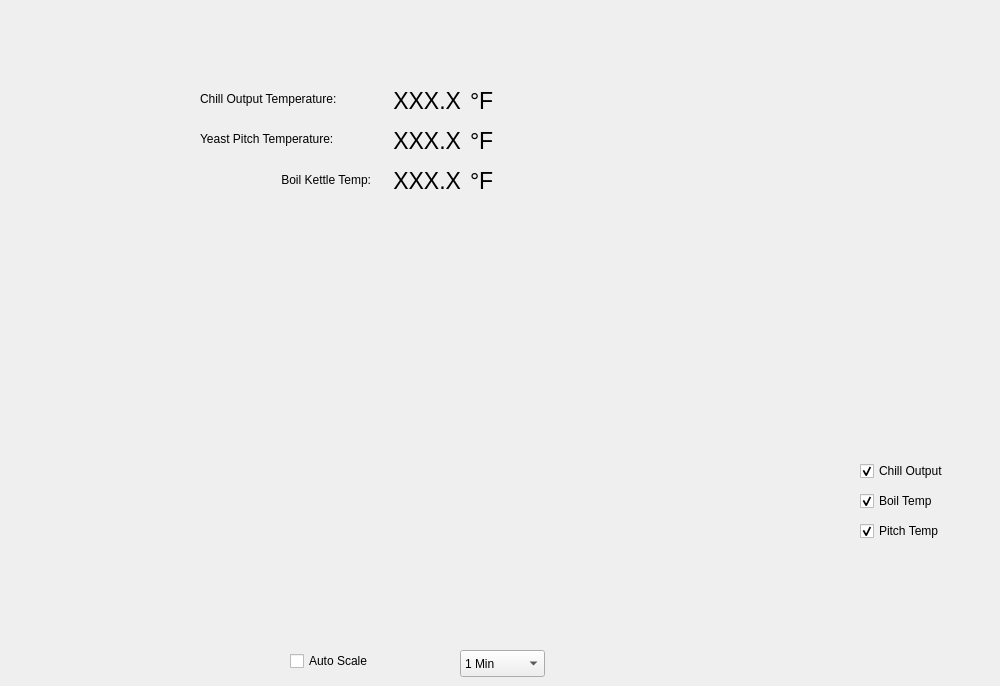
    <widget class="QWidget" name="tab_6">
     <attribute name="title">
      <string>CHILL</string>
     </attribute>
     <widget class="QCheckBox" name="Chill_Temp_Enable_ChkBox_Boil">
      <property name="geometry">
       <rect>
        <x>860</x>
        <y>490</y>
        <width>121</width>
        <height>22</height>
       </rect>
      </property>
      <property name="text">
       <string>Boil Temp</string>
      </property>
      <property name="icon">
       <iconset>
        <normaloff>blue.png</normaloff>blue.png</iconset>
      </property>
      <property name="checked">
       <bool>true</bool>
      </property>
     </widget>
     <widget class="QCheckBox" name="Chill_Temp_Enable_ChkBox_Chill">
      <property name="geometry">
       <rect>
        <x>860</x>
        <y>460</y>
        <width>131</width>
        <height>22</height>
       </rect>
      </property>
      <property name="styleSheet">
       <string notr="true"/>
      </property>
      <property name="text">
       <string>Chill Output</string>
      </property>
      <property name="icon">
       <iconset>
        <normaloff>red.png</normaloff>red.png</iconset>
      </property>
      <property name="checked">
       <bool>true</bool>
      </property>
     </widget>
     <widget class="QCustomPlot" name="customPlot_Chill" native="true">
      <property name="geometry">
       <rect>
        <x>30</x>
        <y>460</y>
        <width>821</width>
        <height>191</height>
       </rect>
      </property>
     </widget>
     <widget class="QCheckBox" name="Chill_Auto_Scale_Enable_ChkBox">
      <property name="geometry">
       <rect>
        <x>290</x>
        <y>650</y>
        <width>98</width>
        <height>22</height>
       </rect>
      </property>
      <property name="text">
       <string>Auto Scale</string>
      </property>
     </widget>
     <widget class="QComboBox" name="CB_Chill_TimeRangeScale">
      <property name="geometry">
       <rect>
        <x>460</x>
        <y>650</y>
        <width>85</width>
        <height>27</height>
       </rect>
      </property>
      <item>
       <property name="text">
        <string>1 Min</string>
       </property>
      </item>
      <item>
       <property name="text">
        <string>5 Min</string>
       </property>
      </item>
      <item>
       <property name="text">
        <string>15 Min</string>
       </property>
      </item>
      <item>
       <property name="text">
        <string>30 Min</string>
       </property>
      </item>
      <item>
       <property name="text">
        <string>1 Hour</string>
       </property>
      </item>
      <item>
       <property name="text">
        <string>2 Hours</string>
       </property>
      </item>
     </widget>
     <widget class="QLabel" name="label_108">
      <property name="geometry">
       <rect>
        <x>200</x>
        <y>90</y>
        <width>191</width>
        <height>17</height>
       </rect>
      </property>
      <property name="text">
       <string>Chill Output Temperature:</string>
      </property>
     </widget>
     <widget class="QLabel" name="label_109">
      <property name="geometry">
       <rect>
        <x>200</x>
        <y>130</y>
        <width>191</width>
        <height>17</height>
       </rect>
      </property>
      <property name="text">
       <string>Yeast Pitch Temperature:</string>
      </property>
     </widget>
     <widget class="QLabel" name="L_Chill_Temp">
      <property name="geometry">
       <rect>
        <x>390</x>
        <y>80</y>
        <width>71</width>
        <height>41</height>
       </rect>
      </property>
      <property name="font">
       <font>
        <pointsize>17</pointsize>
       </font>
      </property>
      <property name="text">
       <string>XXX.X</string>
      </property>
      <property name="textFormat">
       <enum>Qt::AutoText</enum>
      </property>
      <property name="alignment">
       <set>Qt::AlignRight|Qt::AlignTrailing|Qt::AlignVCenter</set>
      </property>
     </widget>
     <widget class="QLabel" name="L_Chill_YeastPitchTemp">
      <property name="geometry">
       <rect>
        <x>390</x>
        <y>120</y>
        <width>71</width>
        <height>41</height>
       </rect>
      </property>
      <property name="font">
       <font>
        <pointsize>17</pointsize>
       </font>
      </property>
      <property name="text">
       <string>XXX.X</string>
      </property>
      <property name="textFormat">
       <enum>Qt::AutoText</enum>
      </property>
      <property name="alignment">
       <set>Qt::AlignRight|Qt::AlignTrailing|Qt::AlignVCenter</set>
      </property>
     </widget>
     <widget class="QLabel" name="L_Chill_2">
      <property name="geometry">
       <rect>
        <x>470</x>
        <y>80</y>
        <width>41</width>
        <height>41</height>
       </rect>
      </property>
      <property name="font">
       <font>
        <pointsize>17</pointsize>
       </font>
      </property>
      <property name="text">
       <string>°F</string>
      </property>
      <property name="textFormat">
       <enum>Qt::AutoText</enum>
      </property>
     </widget>
     <widget class="QLabel" name="L_Chill_3">
      <property name="geometry">
       <rect>
        <x>470</x>
        <y>120</y>
        <width>41</width>
        <height>41</height>
       </rect>
      </property>
      <property name="font">
       <font>
        <pointsize>17</pointsize>
       </font>
      </property>
      <property name="text">
       <string>°F</string>
      </property>
      <property name="textFormat">
       <enum>Qt::AutoText</enum>
      </property>
     </widget>
     <widget class="QCheckBox" name="Chill_Temp_Enable_ChkBox_PitchTemp">
      <property name="geometry">
       <rect>
        <x>860</x>
        <y>520</y>
        <width>131</width>
        <height>22</height>
       </rect>
      </property>
      <property name="text">
       <string>Pitch Temp</string>
      </property>
      <property name="icon">
       <iconset>
        <normaloff>green.png</normaloff>green.png</iconset>
      </property>
      <property name="checked">
       <bool>true</bool>
      </property>
     </widget>
     <widget class="QLabel" name="label_144">
      <property name="geometry">
       <rect>
        <x>190</x>
        <y>170</y>
        <width>181</width>
        <height>20</height>
       </rect>
      </property>
      <property name="text">
       <string>Boil Kettle Temp:</string>
      </property>
      <property name="alignment">
       <set>Qt::AlignRight|Qt::AlignTrailing|Qt::AlignVCenter</set>
      </property>
     </widget>
     <widget class="QLabel" name="L_Main_19">
      <property name="geometry">
       <rect>
        <x>470</x>
        <y>160</y>
        <width>31</width>
        <height>41</height>
       </rect>
      </property>
      <property name="font">
       <font>
        <pointsize>17</pointsize>
       </font>
      </property>
      <property name="text">
       <string>°F</string>
      </property>
      <property name="textFormat">
       <enum>Qt::AutoText</enum>
      </property>
     </widget>
     <widget class="QLabel" name="L_BK_CurrentTemp_ChillPage">
      <property name="geometry">
       <rect>
        <x>380</x>
        <y>160</y>
        <width>81</width>
        <height>41</height>
       </rect>
      </property>
      <property name="font">
       <font>
        <pointsize>17</pointsize>
       </font>
      </property>
      <property name="text">
       <string>XXX.X</string>
      </property>
      <property name="textFormat">
       <enum>Qt::AutoText</enum>
      </property>
      <property name="alignment">
       <set>Qt::AlignRight|Qt::AlignTrailing|Qt::AlignVCenter</set>
      </property>
     </widget>
    </widget>
